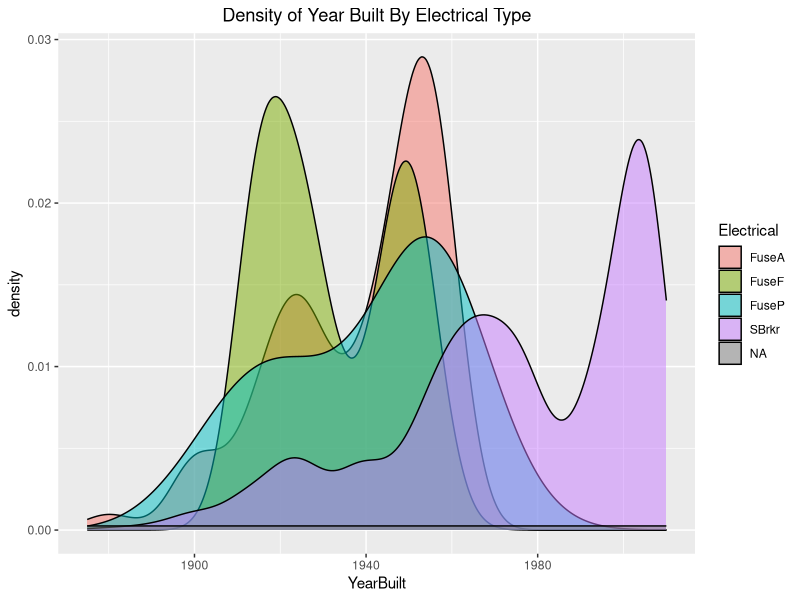
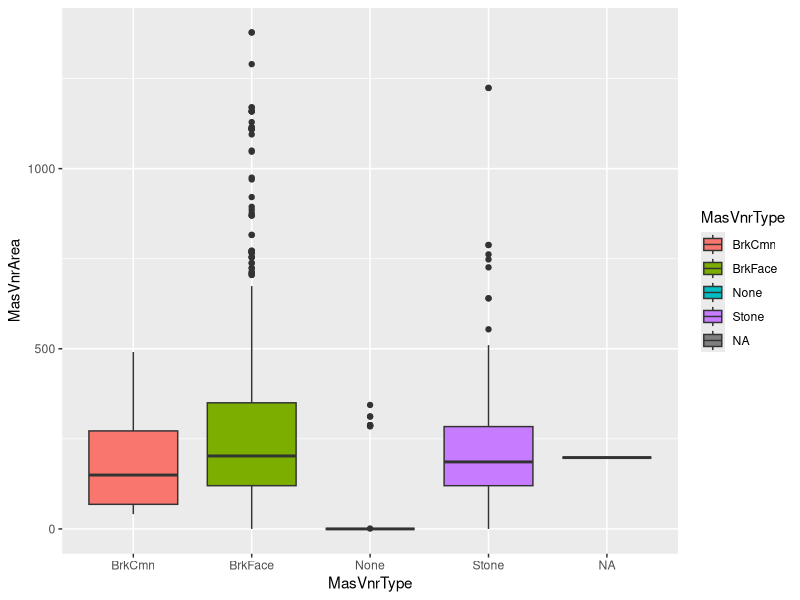
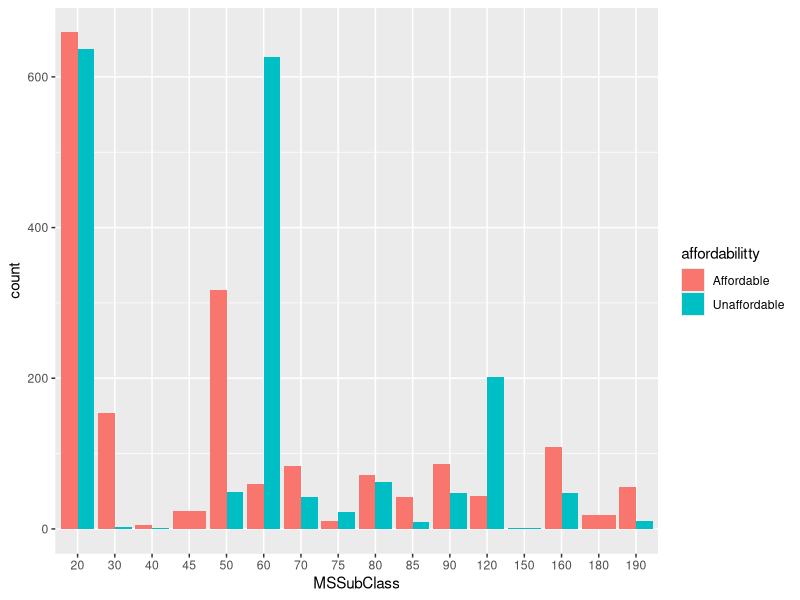
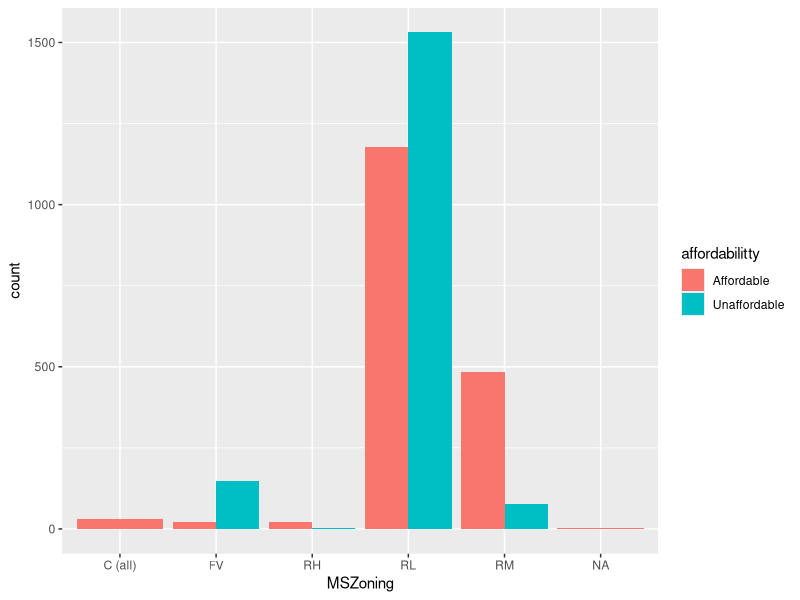
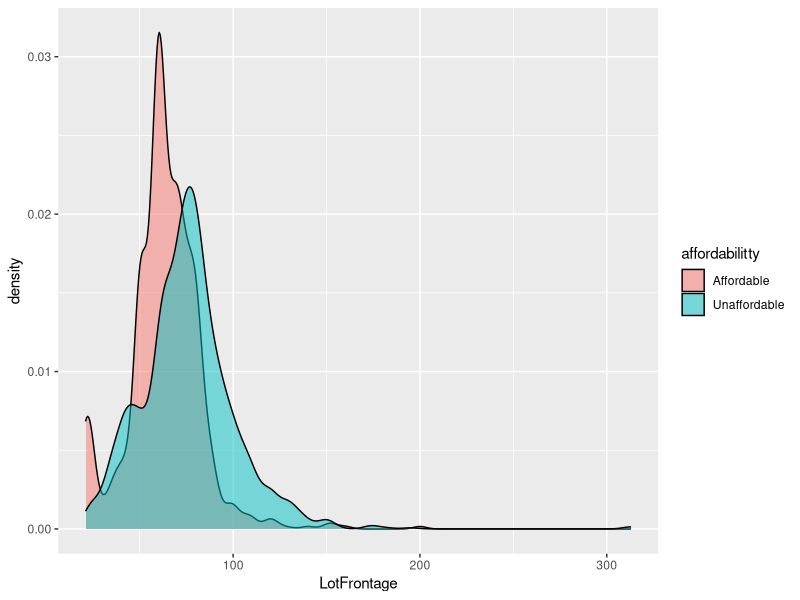
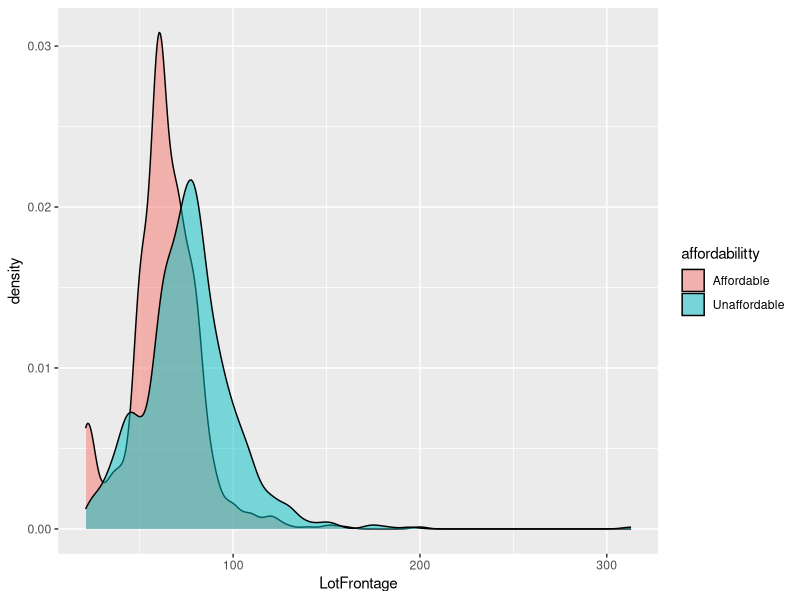
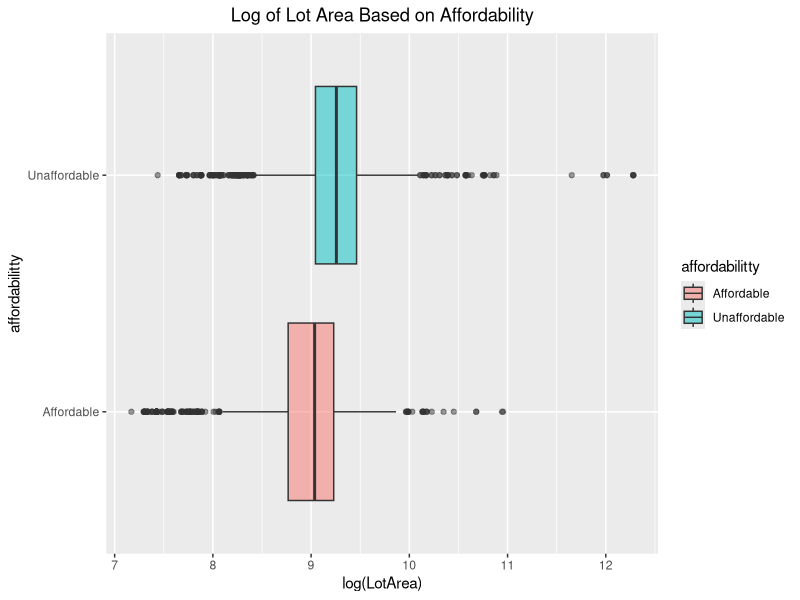
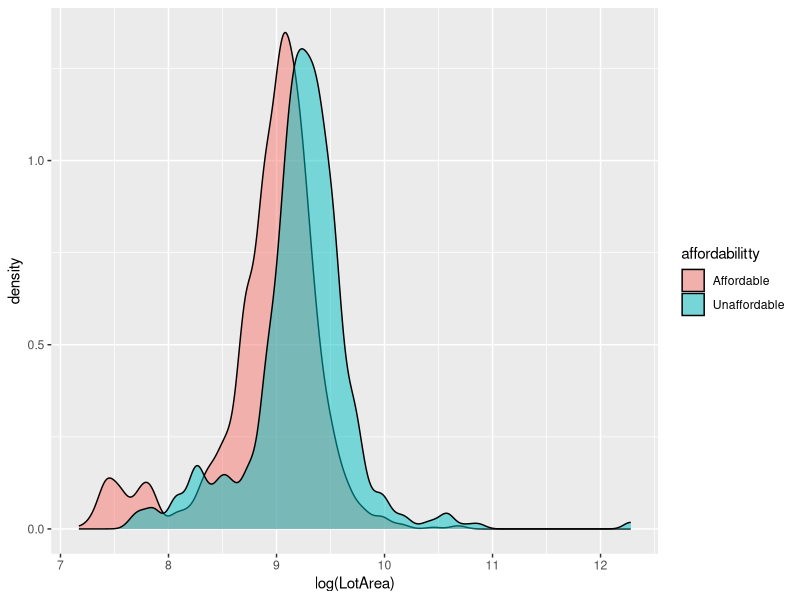

Write R code to recreate these figures, in order. (Note: this script raises an error after producing the figures.)
## ---- chunk 1
setwd("~/Downloads")
project <- read.csv("HTrainLast.csv")
projecttest <- read.csv("HTestLastNoY.csv")
sum(complete.cases(project))
head(projecttest)
sapply(project,function(x) sum(is.na(x)))
## ---- chunk 2
head(projecttest)
projecttest <- projecttest[,-1]
library(tidyr)
library(dplyr)
trialtest <- projecttest %>% distinct()
dim(trialtest)
## ---- chunk 3
attach(project)
levels(Alley) <- c(levels(Alley), "None")
Alley[is.na(Alley)] <- "None"
project$Alley <- Alley

levels(BsmtCond) <- c(levels(BsmtCond), "None")
BsmtCond[is.na(BsmtCond)] <- "None"
project$BsmtCond <- BsmtCond

levels(BsmtExposure) <- c(levels(BsmtExposure), "None")
BsmtExposure[is.na(BsmtExposure)] <- "None"
project$BsmtExposure <- BsmtExposure

levels(BsmtQual) <- c(levels(BsmtQual), "None")
BsmtQual[is.na(BsmtQual)] <- "None"
project$BsmtQual <- BsmtQual

levels(BsmtFinType1) <- c(levels(BsmtFinType1), "None")
BsmtFinType1[is.na(BsmtFinType1)] <- "None"
project$BsmtFinType1 <- BsmtFinType1

levels(BsmtFinType2) <- c(levels(BsmtFinType2), "None")
BsmtFinType2[is.na(BsmtFinType2)] <- "None"
project$BsmtFinType2 <- BsmtFinType2

levels(FireplaceQu) <- c(levels(FireplaceQu), "None")
FireplaceQu[is.na(FireplaceQu)] <- "None"
project$FireplaceQu <- FireplaceQu

levels(GarageType) <- c(levels(GarageType), "None")
GarageType[is.na(GarageType)] <- "None"
project$GarageType <- GarageType

levels(GarageFinish) <- c(levels(GarageFinish), "None")
GarageFinish[is.na(GarageFinish)] <- "None"
project$GarageFinish <- GarageFinish

levels(GarageQual) <- c(levels(GarageQual), "None")
GarageQual[is.na(GarageQual)] <- "None"
project$GarageQual <- GarageQual

levels(GarageCond) <- c(levels(GarageCond), "None")
GarageCond[is.na(GarageCond)] <- "None"
project$GarageCond <- GarageCond

project$GarageYrBlt <- as.factor(GarageYrBlt)

levels(PoolQC) <- c(levels(PoolQC), "None")
PoolQC[is.na(PoolQC)] <- "None"
project$PoolQC <- PoolQC

levels(Fence) <- c(levels(Fence), "None")
Fence[is.na(Fence)] <- "None"
project$Fence <- Fence

levels(MiscFeature) <- c(levels(MiscFeature), "None")
MiscFeature[is.na(MiscFeature)] <- "None"
project$MiscFeature <- MiscFeature

MSSubClass <- as.factor(MSSubClass) ##Makes it so that the numbers are categories
project$MSSubClass <- MSSubClass


dim(project)
sum(complete.cases(project))
sapply(project,function(x) sum(is.na(x)))
nolotproject <- project[,-4]
head(nolotproject)
sapply(nolotproject,function(x) sum(is.na(x)))
nolotprojcomp <- nolotproject[which(complete.cases(nolotproject)),]
dim(nolotprojcomp)
3451/3500

fullproj <- project[which(complete.cases(project)),]
write.csv(fullproj, file = "cleanproject83.csv")
write.csv(project, file = "cleanprojectfull.csv")
write.csv(nolotprojcomp, file = "cleannolotcomp.csv")

detach(project)
attach(fullproj)
head(fullproj)
dim(fullproj)
## ---- chunk 4
library(dplyr)
which(is.na(project$affordabilitty) == T)
project <- project[-c(833,2428),]
dim(project)
sapply(fullproj,function(x) sum(is.na(x)))
summary(project$LotFrontage)
## ---- chunk 5
project$Utilities[c(2326,3380)] <- "AllPub"
project$BsmtFullBath[c(2074,2847)] <- 0
project$BsmtHalfBath[c(2074,2847)] <- 0
## ---- chunk 6
which(complete.cases(project$KitchenQual) == FALSE)
project[c(1458,2735),] #these are identical

project$KitchenQual <- as.character(project$KitchenQual)

kitchensub <- project[which(complete.cases(project$KitchenQual)==TRUE),]
kitchensub <- kitchensub[which(kitchensub$KitchenAbvGr == 1),]
dim(kitchensub)

junkkitchen <- kitchensub$KitchenQual
#junkkitchenrooms <- project$KitchenAbvGr[which(complete.cases(project$KitchenQual)==TRUE)]

length(junkkitchen)
newkitchqual <- numeric(3335)
for(i in 1:length(junkkitchen)){
  if(junkkitchen[i] == "Ex"){
    newkitchqual[i] = 5
  }
  if(junkkitchen[i] == "Gd"){
    newkitchqual[i] = 4
  }
  if(junkkitchen[i] == "TA"){
    newkitchqual[i] = 3
  }
  if(junkkitchen[i] == "Fa"){
    newkitchqual[i] = 2
  }
  if(junkkitchen[i] == "Po"){
    newkitchqual[i] = 1
  }
}

kitchenstuff <- data.frame(kitchensub$KitchenAbvGr,newkitchqual)
head(kitchenstuff)
median(kitchenstuff$newkitchqual)
project$KitchenQual[c(1458,2735)] <- "TA"
project$KitchenQual <- as.factor(project$KitchenQual)

levels(project$KitchenQual)
## ---- chunk 7
summary(project$Functional)
which(complete.cases(project$Functional) == FALSE)
project[c(112,2766,3152),] #112 and 2766 are identical
##Data description says "Assume typical unless deductions are warranted" so will fill in NAs with Typ
project$Functional[c(112,2766,3152)] <- "Typ"
## ---- chunk 8
summary(project$Electrical)
which(complete.cases(project$Electrical) == FALSE)
project[c(849,2417),] #identical
library(ggplot2)
ggplot(project, aes(x = YearBuilt, fill = Electrical)) + geom_density(alpha = 0.5) + labs(title = "Density of Year Built By Electrical Type") + theme(plot.title = element_text(hjust =  0.5))
project$Electrical[c(849,2417)] <- "SBrkr"
## ---- chunk 9
sapply(project,function(x) sum(is.na(x)))
## ---- chunk 10
numbers <- which(complete.cases(project$MasVnrType) == FALSE)
which(complete.cases(project$MasVnrArea) == FALSE) #2894 has type but no area
##5,111,122 are identical

project[5,]==project[111,]
project[numbers,]

project[2894,]
MasVnrmod <- lm(MasVnrArea ~ MasVnrType, data = project)
summary(MasVnrmod)
## ---- chunk 11
which(complete.cases(project$MSZoning) == FALSE)
project[c(47,112,2326,2766),]
## ---- chunk 12
head(project)
trialproj <- project[,-1]
trialproj$KitchenQual[c(1458,2735)] <- "TA"
trialproj$KitchenQual <- as.factor(trialproj$KitchenQual)
levels(trialproj$KitchenQual)
projnorepeat <- trialproj %>% distinct()
dim(projnorepeat)
sapply(projnorepeat,function(x) sum(is.na(x)))
## NEW CLEAN FULL
write.csv(trialproj, file = "newcleanfull.csv")
#write.csv(projnorepeat, file = "norepeatdata.csv")
## ---- chunk 13
detach(fullproj)
set.seed(97531739)
train <- sample(1:dim(fullproj)[1], dim(fullproj)[1]*0.7)
traintrain <- fullproj[train,]
testtrain <- fullproj[-train,]

Affordable <- fullproj[fullproj$affordabilitty == "Affordable",]
Unaffordable <- fullproj[fullproj$affordabilitty == "Unaffordable",]
## ---- chunk 14
ggplot(project, aes(x = MasVnrType, y = MasVnrArea, fill = MasVnrType)) + geom_boxplot()
## ---- chunk 15
View(data.frame(project$MasVnrType, project$MasVnrArea))
## ---- chunk 16
ggplot(trialproj, aes(x = MSSubClass, fill = affordabilitty)) + geom_bar(position = position_dodge())
## ---- chunk 17
ggplot(trialproj, aes(x = MSZoning, fill = affordabilitty)) + geom_bar(position = position_dodge())
#ggplot(projnorepeat, aes(x = MSZoning, fill = affordabilitty)) + geom_bar(position = position_dodge())
## ---- chunk 18
attach(fullproj)
library(ggplot2)

par(mfrow=c(1,2))
ggplot(trialproj, aes(x = LotFrontage, fill = affordabilitty)) + 
  geom_density(alpha = 0.5) #No
ggplot(projnorepeat, aes(x = LotFrontage, fill = affordabilitty)) + 
  geom_density(alpha = 0.5) #No
## ---- chunk 19
ggplot(trialproj, aes(x = affordabilitty, y = log(LotArea), fill = affordabilitty)) + 
  geom_boxplot(alpha = 0.5) + 
  coord_flip() + labs(title = "Log of Lot Area Based on Affordability") + theme(plot.title = element_text(hjust = 0.5))

## ---- chunk 20
ggplot(fullproj, aes(x = log(LotArea), fill = affordabilitty)) + geom_density(alpha = 0.5)
## ---- chunk 21
ggplot(trialproj, aes(x = Street, fill = affordabilitty)) + geom_bar(position = position_dodge())

ggplot(projnorepeat, aes(x = Street, fill = affordabilitty)) + geom_bar(position = position_dodge())
## ---- chunk 22
ggplot(trialproj, aes(x = Alley, fill = affordabilitty)) + geom_bar(position = position_dodge())
#junkmod <- glm(affordabilitty ~ Alley, data = fullproj, family = 'binomial')
#summary(junkmod)
## ---- chunk 23
gravel <- c(which(new.test$Alley == "Grvl"))
## ---- chunk 24
ggplot(trialproj, aes(x = LotShape, fill = affordabilitty)) + geom_bar(position = position_dodge())
## ---- chunk 25
ggplot(trialproj, aes(x = LandContour, fill = affordabilitty)) + geom_bar(position = position_dodge())
## ---- chunk 26
ggplot(trialproj, aes(x = Utilities, fill = affordabilitty)) + geom_bar() + facet_wrap(~affordabilitty)
## ---- chunk 27
ggplot(trialproj, aes(x = LotConfig, fill = affordabilitty)) + geom_bar(position = position_dodge())
## ---- chunk 28
ggplot(trialproj, aes(x = LandSlope, fill = affordabilitty)) + geom_bar(position = position_dodge())
## ---- chunk 29
ggplot(trialproj, aes(x = Neighborhood, fill = affordabilitty)) + geom_bar(position = position_dodge())
## ---- chunk 30
ggplot(trialproj, aes(x = Condition1, fill = affordabilitty)) + geom_bar(position = position_dodge())
## ---- chunk 31
ggplot(fullproj, aes(x = Condition2, fill = affordabilitty)) + geom_bar(position = position_dodge())
## ---- chunk 32
ggplot(trialproj, aes(x = BldgType, fill = affordabilitty)) + geom_bar(position = position_dodge())
## ---- chunk 33
ggplot(fullproj, aes(x = HouseStyle, fill = affordabilitty)) + geom_bar(position = position_dodge())
## ---- chunk 34
ggplot(fullproj, aes(x = OverallQual, fill = affordabilitty)) + geom_density(alpha = 0.5) #Yes
ggplot(fullproj, aes(x = OverallCond, fill = affordabilitty)) + geom_density(alpha = 0.5) #Not as much

mean(Affordable$OverallCond)
mean(Unaffordable$OverallCond) #Actually slightly lower than the affordable homes

mean(Affordable$OverallQual)
mean(Unaffordable$OverallQual) #However this one is a little more than 2 levels higher

#Confirms results in graph, Qual seems like a good predictor, Cond does not. 

## ---- chunk 35
min(YearBuilt);min(YearRemodAdd) #No houses on that haven't been built/remodeled before 1950
ggplot(trialproj, aes(x = YearBuilt, fill = affordabilitty)) + geom_density(alpha = 0.5) #Yes
ggplot(trialproj, aes(x = YearRemodAdd, fill = affordabilitty)) + geom_density(alpha = 0.5) #Yes
ggplot(trialproj, aes(x = YrSold, fill = affordabilitty)) + geom_histogram(position= position_dodge()) #Maybe slightly? But not much
ggplot(trialproj, aes(x = MoSold, fill = affordabilitty)) + geom_density(alpha = 0.5) #No

yearmod <- glm(affordabilitty ~ YearBuilt + YearRemodAdd, data = trialproj, family = 'binomial')
yearmod2 <- glm(affordabilitty ~ MoSold + YrSold, data = trialproj, family = 'binomial')
vif(yearmod2)
## ---- chunk 36
ggplot(fullproj, aes(x = RoofStyle, fill = affordabilitty)) + geom_bar(position = position_dodge())
## ---- chunk 37
ggplot(trialproj, aes(x = RoofMatl, fill = affordabilitty)) + geom_bar(position = position_dodge())
## ---- chunk 38
ggplot(trialproj, aes(x = Exterior1st, fill = affordabilitty)) + geom_bar(position = position_dodge())
## ---- chunk 39
ggplot(trialproj, aes(x = Exterior2nd, fill = affordabilitty)) + geom_bar(position = position_dodge())
## ---- chunk 40
summary(trialproj$Exterior1st)
summary(trialproj$Exterior2nd)
## ---- chunk 41
extmod <- glm(affordabilitty ~ Exterior1st + Exterior2nd, data = trialproj, family = 'binomial')
vif(extmod)
## ---- chunk 42
ggplot(trialproj, aes(x = MasVnrType, fill = affordabilitty)) + geom_bar(position = position_dodge())

trialproj$MasVnrType[1]
trialproj$MasVnrType <- as.factor(trialproj$MasVnrType)

MasYN <- c(length(trialproj$affordabilitty))
for(i in 1:length(trialproj$affordabilitty)){
  if(trialproj$MasVnrType[i] == "BrkCmn"){
    MasYN[i] <- 1
  }
  if(trialproj$MasVnrType[i] == "BrkFace"){
    MasYN[i] <- 1
  }
  if(trialproj$MasVnrType[i] == "Stone"){
    MasYN[i] <- 1
  }
  if(trialproj$MasVnrType[i] == "None"){
    MasYN[i] <- 0
  }
  if(trialproj$MasVnrType[i] == "NA"){
    MasYN[i] <- 0
  }
}
## ---- chunk 43
mastesttype <- which(is.na(new.test$MasVnrType) == TRUE)
## ---- chunk 44
typemod <- glm(affordabilitty ~ MasVnrType, data = trialproj, family = 'binomial')
areamod <- glm(affordabilitty ~ MasVnrArea, data = trialproj, family = 'binomial')
togmod <- glm(affordabilitty ~ MasVnrArea + MasVnrType, data = trialproj, family = 'binomial')
summary(togmod)
vif(togmod)
summary(typemod);summary(areamod)
## ---- chunk 45
ggplot(fullproj, aes(x = MasVnrArea, fill = affordabilitty)) + geom_density(alpha = 0.5) #No
## ---- chunk 46
ggplot(trialproj, aes(x = ExterQual, fill = affordabilitty)) + geom_bar(position = position_dodge())
## ---- chunk 47
ggplot(trialproj, aes(x = ExterCond, fill = affordabilitty)) + geom_bar(position = position_dodge())
## ---- chunk 48
ggplot(trialproj, aes(x = Foundation, fill = affordabilitty)) + geom_bar(position = position_dodge())
## ---- chunk 49
ggplot(trialproj, aes(x = BsmtQual, fill = affordabilitty)) + geom_bar(position = position_dodge())
## ---- chunk 50
ggplot(fullproj, aes(x = BsmtCond, fill = affordabilitty)) + geom_bar(position = position_dodge())
## ---- chunk 51
ggplot(trialproj, aes(x = BsmtExposure, fill = affordabilitty)) + geom_bar(position = position_dodge())
## ---- chunk 52
ggplot(trialproj, aes(x = BsmtFinType1, fill = affordabilitty)) + geom_bar(position = position_dodge())
## ---- chunk 53
ggplot(trialproj, aes(x = BsmtFinType2, fill = affordabilitty)) + geom_bar(position = position_dodge())
## ---- chunk 54
ggplot(trialproj, aes(x = BsmtFinSF1, fill = affordabilitty)) + geom_density(alpha = 0.5)
ggplot(trialproj, aes(x = BsmtFinSF2, fill = affordabilitty)) + geom_density(alpha = 0.5)
ggplot(trialproj, aes(x = BsmtUnfSF, fill = affordabilitty)) + geom_density(alpha = 0.5)
ggplot(trialproj, aes(x = TotalBsmtSF, fill = affordabilitty)) + geom_density(alpha = 0.5)

library(car)
bsmtmod <- glm(affordabilitty ~ BsmtFinSF1 + BsmtFinSF2 + BsmtUnfSF + TotalBsmtSF, data = trialproj, family = 'binomial')
vif(bsmtmod)

ggplot(trialproj, aes(x = BsmtFullBath, fill = affordabilitty)) + geom_histogram(position = position_dodge())
ggplot(trialproj, aes(x = BsmtHalfBath, fill = affordabilitty)) + geom_histogram(position = position_dodge())
## ---- chunk 55
ggplot(trialproj, aes(x = Heating, fill = affordabilitty)) + geom_bar(position = position_dodge())
## ---- chunk 56
ggplot(trialproj, aes(x = HeatingQC, fill = affordabilitty)) + geom_bar(position = position_dodge())
## ---- chunk 57
ggplot(fullproj, aes(x = CentralAir, fill = affordabilitty)) + geom_bar(position = position_dodge())
## ---- chunk 58
ggplot(fullproj, aes(x = Electrical, fill = affordabilitty)) + geom_bar(position = position_dodge())
## ---- chunk 59
ggplot(fullproj, aes(x = X1stFlrSF, fill = affordabilitty)) + geom_density(alpha = 0.5)
ggplot(fullproj, aes(x = X2ndFlrSF, fill = affordabilitty)) + geom_density(alpha = 0.5)
ggplot(fullproj, aes(x = LowQualFinSF, fill = affordabilitty)) + geom_density(alpha = 0.5)
ggplot(fullproj, aes(x = GrLivArea, fill = affordabilitty)) + geom_density(alpha = 0.5)

sfmod <- glm(affordabilitty ~ X1stFlrSF + GrLivArea, data = trialproj, family = 'binomial')
vif(sfmod)
head(trialproj)
## ---- chunk 60
ggplot(trialproj, aes(x = FullBath, fill = affordabilitty)) + geom_density(alpha = 0.5) #Yes
ggplot(trialproj, aes(x = HalfBath, fill = affordabilitty)) + geom_density(alpha = 0.5) #Yes

bathmod <- glm(affordabilitty ~ FullBath + HalfBath, data = trialproj, family = 'binomial')
vif(bathmod)
## ---- chunk 61
ggplot(trialproj, aes(x = BedroomAbvGr, fill = affordabilitty)) + geom_histogram(position = position_dodge(), binwidth = 1)
ggplot(trialproj, aes(x = KitchenAbvGr, fill = affordabilitty)) + geom_histogram(position = position_dodge(), binwidth = 1)
ggplot(trialproj, aes(x = TotRmsAbvGrd, fill = affordabilitty)) + geom_histogram(position = position_dodge(), binwidth = 1)

abovemod <- glm(affordabilitty ~ BedroomAbvGr + KitchenAbvGr + TotRmsAbvGrd, data = trialproj, family = 'binomial')
summary(abovemod)
## ---- chunk 62
library(ggplot2)
ggplot(kitchensub, aes(x = KitchenQual)) + geom_bar() 
## ---- chunk 63
ggplot(trialproj, aes(x = Functional, fill = affordabilitty)) + geom_bar(position = position_dodge())
## ---- chunk 64
ggplot(trialproj, aes(x = Fireplaces, fill = affordabilitty)) + geom_histogram(position = position_dodge())

FireplaceYN <- numeric(length(trialproj$affordabilitty))
for(i in 1:length(trialproj$affordabilitty)){
  if(trialproj$Fireplaces[i] > 0){
    FireplaceYN[i] <- 1
  }
  if(trialproj$Fireplaces[i] == 0){
    FireplaceYN[i] <- 0
  }
}
trialproj$FireplaceYN <- as.factor(FireplaceYN)
ggplot(trialproj, aes(x = FireplaceYN, fill = affordabilitty)) + geom_histogram(stat = 'count', position = position_dodge(), bins = 10) + labs(title = "Fireplace YN by Affordability") + theme(plot.title = element_text(hjust = 0.5))
## ---- chunk 65
ggplot(trialproj, aes(x = FireplaceQu, fill = affordabilitty)) + geom_bar(position = position_dodge())
## ---- chunk 66
ggplot(trialproj, aes(x = FireplaceYN, fill = affordabilitty)) + geom_histogram(position = position_dodge())
## ---- chunk 67
ggplot(fullproj, aes(x = GarageType, fill = affordabilitty)) + geom_bar() + facet_wrap(~affordabilitty)
## ---- chunk 68
ggplot(fullproj, aes(x = GarageCars, fill = affordabilitty)) + geom_density(alpha = 0.5)
ggplot(fullproj, aes(x = GarageArea, fill = affordabilitty)) + geom_density(alpha = 0.5)
## ---- chunk 69
ggplot(fullproj, aes(x = GarageFinish, fill = affordabilitty)) + geom_bar() + facet_wrap(~affordabilitty)
## ---- chunk 70
ggplot(fullproj, aes(x = GarageQual, fill = affordabilitty)) + geom_bar() + facet_wrap(~affordabilitty)
## ---- chunk 71
ggplot(fullproj, aes(x = GarageCond, fill = affordabilitty)) + geom_bar() + facet_wrap(~affordabilitty)
## ---- chunk 72
ggplot(fullproj, aes(x = PavedDrive, fill = affordabilitty)) + geom_bar() + facet_wrap(~affordabilitty)
## ---- chunk 73
ggplot(trialproj, aes(x = WoodDeckSF, fill = affordabilitty)) + geom_density(alpha = 0.5)
ggplot(trialproj, aes(x = OpenPorchSF, fill = affordabilitty)) + geom_density(alpha = 0.5)
ggplot(trialproj, aes(x = log(EnclosedPorch), fill = affordabilitty)) + geom_density(alpha = 0.5)
ggplot(trialproj, aes(x = X3SsnPorch, fill = affordabilitty)) + geom_density(alpha = 0.5)
ggplot(trialproj, aes(x = ScreenPorch, fill = affordabilitty)) + geom_density(alpha = 0.5)

summary(trialproj[which(trialproj$affordabilitty == "Affordable"),]$EnclosedPorch)
summary(trialproj[which(trialproj$affordabilitty == "Unaffordable"),]$EnclosedPorch)

porchmod <- glm(affordabilitty ~ WoodDeckSF + OpenPorchSF + EnclosedPorch + X3SsnPorch + ScreenPorch, data = trialproj, family = 'binomial')
vif(porchmod)
head(trialproj)

porch <- numeric(length(trialproj$affordabilitty))
for(i in 1:length(trialproj$affordabilitty)){
  if((trialproj$OpenPorchSF[i] | trialproj$EnclosedPorch[i] | trialproj$X3SsnPorch[i] | trialproj$ScreenPorch[i]) > 0)
    porch[i] = "Porch"
  if((trialproj$OpenPorchSF[i] | trialproj$EnclosedPorch[i] | trialproj$X3SsnPorch[i] | trialproj$ScreenPorch[i]) == 0)
    porch[i] = "No Porch"
}
head(porch)
trialproj <- data.frame(trialproj, porch)
names(trialproj)[81] = "Porch"
head(trialproj)
ggplot(trialproj, aes(x = Porch, fill = affordabilitty)) + geom_bar(position = position_dodge())
## ---- chunk 74
ggplot(trialproj, aes(x = Porch, fill = affordabilitty)) + geom_bar(position = position_dodge())
## ---- chunk 75
ggplot(trialproj, aes(x = log(PoolArea), fill = affordabilitty)) + geom_density(alpha = 0.5)
## ---- chunk 76
ggplot(trialproj, aes(x = PoolQC, fill = affordabilitty)) + geom_bar(position = position_dodge())
## ---- chunk 77
head(new.test)
## ---- chunk 78
ggplot(fullproj, aes(x = Fence, fill = affordabilitty)) + geom_bar(position = position_dodge())
## ---- chunk 79
ggplot(trialproj, aes(x = MiscFeature, fill = affordabilitty)) + geom_bar(position = position_dodge())
## ---- chunk 80
ggplot(trialproj, aes(x = MiscVal, fill = affordabilitty)) + geom_density(alpha = 0.5)
## ---- chunk 81
ggplot(fullproj, aes(x = SaleType, fill = affordabilitty)) + geom_bar() + facet_wrap(~affordabilitty)
## ---- chunk 82
ggplot(fullproj, aes(x = SaleCondition, fill = affordabilitty)) + geom_bar() + facet_wrap(~affordabilitty)
